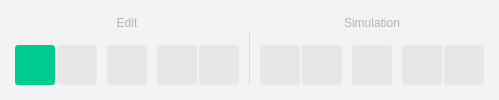
       <widget class="QWidget" name="uTopBar" native="true">
        <property name="sizePolicy">
         <sizepolicy hsizetype="Fixed" vsizetype="Fixed">
          <horstretch>0</horstretch>
          <verstretch>0</verstretch>
         </sizepolicy>
        </property>
        <property name="minimumSize">
         <size>
          <width>0</width>
          <height>0</height>
         </size>
        </property>
        <property name="maximumSize">
         <size>
          <width>16777215</width>
          <height>16777215</height>
         </size>
        </property>
        <property name="styleSheet">
         <string notr="true">QWidget {
        background: rgba(242, 242, 242, 242);
        border-radius: 3px;
}

QWidget:hover {
        background: rgb(242, 242, 242);
}

QPushButton {
        background: rgba(0, 0, 0, 13);
        padding: 5px;
        margin: 0;
        font: 12pt &quot;Source Sans Pro&quot;;
        border: none;
        border-radius: 3px;
}

QPushButton:hover {
        background: rgb(220, 220, 220);
}

QPushButton:pressed {
        background: rgb(200, 200, 200);
}

QPushButton:checked {
        background: rgb(0, 204, 143);
}

QToolTip
{
    background: rgb(242, 242, 242);
    color: rgb(0, 45, 50);
    border: none;
    font-family: 'Source Sans Pro';
    font-size: 14px;
}</string>
        </property>
        <layout class="QGridLayout" name="gridLayout_5">
         <property name="leftMargin">
          <number>15</number>
         </property>
         <property name="topMargin">
          <number>5</number>
         </property>
         <property name="rightMargin">
          <number>15</number>
         </property>
         <property name="bottomMargin">
          <number>15</number>
         </property>
         <property name="spacing">
          <number>0</number>
         </property>
         <item row="1" column="0">
          <widget class="IconToolButton" name="uEditButton">
           <property name="minimumSize">
            <size>
             <width>40</width>
             <height>40</height>
            </size>
           </property>
           <property name="maximumSize">
            <size>
             <width>40</width>
             <height>40</height>
            </size>
           </property>
           <property name="toolTip">
            <string>Edit tool [Esc]</string>
           </property>
           <property name="styleSheet">
            <string notr="true"/>
           </property>
           <property name="text">
            <string/>
           </property>
           <property name="icon">
            <iconset resource="resources.qrc">
             <normaloff>:/images/icons/edit_icon.png</normaloff>:/images/icons/edit_icon.png</iconset>
           </property>
           <property name="iconSize">
            <size>
             <width>22</width>
             <height>22</height>
            </size>
           </property>
           <property name="checkable">
            <bool>true</bool>
           </property>
           <property name="checked">
            <bool>true</bool>
           </property>
           <attribute name="buttonGroup">
            <string notr="true">uEditToolButtonGroup</string>
           </attribute>
          </widget>
         </item>
         <item row="1" column="11">
          <spacer name="horizontalSpacer_10">
           <property name="orientation">
            <enum>Qt::Horizontal</enum>
           </property>
           <property name="sizeType">
            <enum>QSizePolicy::Fixed</enum>
           </property>
           <property name="sizeHint" stdset="0">
            <size>
             <width>10</width>
             <height>20</height>
            </size>
           </property>
          </spacer>
         </item>
         <item row="1" column="6">
          <widget class="IconToolButton" name="uUndoButton">
           <property name="enabled">
            <bool>false</bool>
           </property>
           <property name="minimumSize">
            <size>
             <width>40</width>
             <height>40</height>
            </size>
           </property>
           <property name="maximumSize">
            <size>
             <width>40</width>
             <height>40</height>
            </size>
           </property>
           <property name="toolTip">
            <string>Undo [Ctrl+Z]</string>
           </property>
           <property name="styleSheet">
            <string notr="true">/*IconToolButton {
        background: rgb(0, 39, 43);
}

IconToolButton:pressed {
        background: rgb(0, 18, 20);
}*/</string>
           </property>
           <property name="text">
            <string/>
           </property>
           <property name="icon">
            <iconset resource="resources.qrc">
             <normaloff>:/images/icons/edit_icon.png</normaloff>:/images/icons/edit_icon.png</iconset>
           </property>
           <property name="iconSize">
            <size>
             <width>22</width>
             <height>22</height>
            </size>
           </property>
          </widget>
         </item>
         <item row="1" column="1">
          <spacer name="horizontalSpacer_15">
           <property name="orientation">
            <enum>Qt::Horizontal</enum>
           </property>
           <property name="sizeType">
            <enum>QSizePolicy::Fixed</enum>
           </property>
           <property name="sizeHint" stdset="0">
            <size>
             <width>2</width>
             <height>20</height>
            </size>
           </property>
          </spacer>
         </item>
         <item row="1" column="16">
          <widget class="IconToolButton" name="uStepButton">
           <property name="enabled">
            <bool>false</bool>
           </property>
           <property name="minimumSize">
            <size>
             <width>40</width>
             <height>40</height>
            </size>
           </property>
           <property name="maximumSize">
            <size>
             <width>40</width>
             <height>40</height>
            </size>
           </property>
           <property name="toolTip">
            <string>Step [Alt+Right]</string>
           </property>
           <property name="text">
            <string/>
           </property>
           <property name="icon">
            <iconset resource="resources.qrc">
             <normaloff>:/images/icons/edit_icon.png</normaloff>:/images/icons/edit_icon.png</iconset>
           </property>
           <property name="iconSize">
            <size>
             <width>22</width>
             <height>22</height>
            </size>
           </property>
          </widget>
         </item>
         <item row="1" column="5">
          <spacer name="horizontalSpacer_4">
           <property name="orientation">
            <enum>Qt::Horizontal</enum>
           </property>
           <property name="sizeType">
            <enum>QSizePolicy::Fixed</enum>
           </property>
           <property name="sizeHint" stdset="0">
            <size>
             <width>10</width>
             <height>20</height>
            </size>
           </property>
          </spacer>
         </item>
         <item row="1" column="14">
          <widget class="IconToolButton" name="uResetButton">
           <property name="enabled">
            <bool>false</bool>
           </property>
           <property name="minimumSize">
            <size>
             <width>40</width>
             <height>40</height>
            </size>
           </property>
           <property name="maximumSize">
            <size>
             <width>40</width>
             <height>40</height>
            </size>
           </property>
           <property name="toolTip">
            <string>Reset</string>
           </property>
           <property name="text">
            <string/>
           </property>
           <property name="icon">
            <iconset resource="resources.qrc">
             <normaloff>:/images/icons/edit_icon.png</normaloff>:/images/icons/edit_icon.png</iconset>
           </property>
           <property name="iconSize">
            <size>
             <width>22</width>
             <height>22</height>
            </size>
           </property>
          </widget>
         </item>
         <item row="0" column="0" colspan="9">
          <widget class="QLabel" name="uEditLabel">
           <property name="styleSheet">
            <string notr="true">QLabel {
    color: rgb(180, 180, 180);
    font: 10pt &quot;Source Sans Pro&quot;;
    background: none;
	margin-bottom: 5px;
}</string>
           </property>
           <property name="text">
            <string>Edit</string>
           </property>
           <property name="alignment">
            <set>Qt::AlignCenter</set>
           </property>
          </widget>
         </item>
         <item row="1" column="13">
          <spacer name="horizontalSpacer_16">
           <property name="orientation">
            <enum>Qt::Horizontal</enum>
           </property>
           <property name="sizeType">
            <enum>QSizePolicy::Fixed</enum>
           </property>
           <property name="sizeHint" stdset="0">
            <size>
             <width>2</width>
             <height>20</height>
            </size>
           </property>
          </spacer>
         </item>
         <item row="1" column="4">
          <widget class="IconToolButton" name="uDeleteButton">
           <property name="minimumSize">
            <size>
             <width>40</width>
             <height>40</height>
            </size>
           </property>
           <property name="maximumSize">
            <size>
             <width>40</width>
             <height>40</height>
            </size>
           </property>
           <property name="toolTip">
            <string>Delete [DEL]</string>
           </property>
           <property name="text">
            <string/>
           </property>
           <property name="icon">
            <iconset resource="resources.qrc">
             <normaloff>:/images/icons/edit_icon.png</normaloff>:/images/icons/edit_icon.png</iconset>
           </property>
           <property name="iconSize">
            <size>
             <width>22</width>
             <height>22</height>
            </size>
           </property>
          </widget>
         </item>
         <item row="1" column="9">
          <spacer name="horizontalSpacer_5">
           <property name="orientation">
            <enum>Qt::Horizontal</enum>
           </property>
           <property name="sizeType">
            <enum>QSizePolicy::Fixed</enum>
           </property>
           <property name="sizeHint" stdset="0">
            <size>
             <width>10</width>
             <height>20</height>
            </size>
           </property>
          </spacer>
         </item>
         <item row="1" column="7">
          <spacer name="horizontalSpacer_6">
           <property name="orientation">
            <enum>Qt::Horizontal</enum>
           </property>
           <property name="sizeType">
            <enum>QSizePolicy::Fixed</enum>
           </property>
           <property name="sizeHint" stdset="0">
            <size>
             <width>2</width>
             <height>20</height>
            </size>
           </property>
          </spacer>
         </item>
         <item row="1" column="19">
          <spacer name="horizontalSpacer_17">
           <property name="orientation">
            <enum>Qt::Horizontal</enum>
           </property>
           <property name="sizeType">
            <enum>QSizePolicy::Fixed</enum>
           </property>
           <property name="sizeHint" stdset="0">
            <size>
             <width>2</width>
             <height>20</height>
            </size>
           </property>
          </spacer>
         </item>
         <item row="1" column="8">
          <widget class="IconToolButton" name="uRedoButton">
           <property name="enabled">
            <bool>false</bool>
           </property>
           <property name="minimumSize">
            <size>
             <width>40</width>
             <height>40</height>
            </size>
           </property>
           <property name="maximumSize">
            <size>
             <width>40</width>
             <height>40</height>
            </size>
           </property>
           <property name="toolTip">
            <string>Redo [Ctrl+Y]</string>
           </property>
           <property name="styleSheet">
            <string notr="true">/*IconToolButton {
        background: rgb(0, 39, 43);
}

IconToolButton:pressed {
        background: rgb(0, 18, 20);
}*/</string>
           </property>
           <property name="text">
            <string/>
           </property>
           <property name="icon">
            <iconset resource="resources.qrc">
             <normaloff>:/images/icons/edit_icon.png</normaloff>:/images/icons/edit_icon.png</iconset>
           </property>
           <property name="iconSize">
            <size>
             <width>22</width>
             <height>22</height>
            </size>
           </property>
          </widget>
         </item>
         <item row="1" column="18">
          <widget class="IconToolButton" name="uRunButton">
           <property name="enabled">
            <bool>false</bool>
           </property>
           <property name="minimumSize">
            <size>
             <width>40</width>
             <height>40</height>
            </size>
           </property>
           <property name="maximumSize">
            <size>
             <width>40</width>
             <height>40</height>
            </size>
           </property>
           <property name="toolTip">
            <string>Run</string>
           </property>
           <property name="text">
            <string/>
           </property>
           <property name="icon">
            <iconset resource="resources.qrc">
             <normaloff>:/images/icons/play_icon.png</normaloff>:/images/icons/play_icon.png</iconset>
           </property>
           <property name="iconSize">
            <size>
             <width>22</width>
             <height>22</height>
            </size>
           </property>
           <property name="checkable">
            <bool>true</bool>
           </property>
           <property name="checked">
            <bool>false</bool>
           </property>
           <attribute name="buttonGroup">
            <string notr="true">uSimulationButtonGroup</string>
           </attribute>
          </widget>
         </item>
         <item row="0" column="12" colspan="9">
          <widget class="QLabel" name="uSimulationLabel">
           <property name="styleSheet">
            <string notr="true">QLabel {
    color: rgb(180, 180, 180);
    font: 10pt &quot;Source Sans Pro&quot;;
    background: none;
	margin-bottom: 5px;
}</string>
           </property>
           <property name="text">
            <string>Simulation</string>
           </property>
           <property name="alignment">
            <set>Qt::AlignCenter</set>
           </property>
          </widget>
         </item>
         <item row="1" column="2">
          <widget class="IconToolButton" name="uWiringButton">
           <property name="minimumSize">
            <size>
             <width>40</width>
             <height>40</height>
            </size>
           </property>
           <property name="maximumSize">
            <size>
             <width>40</width>
             <height>40</height>
            </size>
           </property>
           <property name="toolTip">
            <string>Wiring tool</string>
           </property>
           <property name="styleSheet">
            <string notr="true">/*IconToolButton:!checked {
        background: rgb(0, 39, 43);
}*/</string>
           </property>
           <property name="text">
            <string/>
           </property>
           <property name="icon">
            <iconset resource="resources.qrc">
             <normaloff>:/images/icons/wire_icon.png</normaloff>:/images/icons/wire_icon.png</iconset>
           </property>
           <property name="iconSize">
            <size>
             <width>22</width>
             <height>22</height>
            </size>
           </property>
           <property name="checkable">
            <bool>true</bool>
           </property>
           <attribute name="buttonGroup">
            <string notr="true">uEditToolButtonGroup</string>
           </attribute>
          </widget>
         </item>
         <item row="1" column="12">
          <widget class="IconToolButton" name="uStartButton">
           <property name="minimumSize">
            <size>
             <width>40</width>
             <height>40</height>
            </size>
           </property>
           <property name="maximumSize">
            <size>
             <width>40</width>
             <height>40</height>
            </size>
           </property>
           <property name="toolTip">
            <string>Start [Alt+Return]</string>
           </property>
           <property name="text">
            <string/>
           </property>
           <property name="icon">
            <iconset resource="resources.qrc">
             <normaloff>:/images/icons/edit_icon.png</normaloff>:/images/icons/edit_icon.png</iconset>
           </property>
           <property name="iconSize">
            <size>
             <width>22</width>
             <height>22</height>
            </size>
           </property>
           <property name="checkable">
            <bool>true</bool>
           </property>
          </widget>
         </item>
         <item row="0" column="10" rowspan="2" alignment="Qt::AlignBottom">
          <widget class="QWidget" name="uSeparatorLine" native="true">
           <property name="minimumSize">
            <size>
             <width>1</width>
             <height>54</height>
            </size>
           </property>
           <property name="maximumSize">
            <size>
             <width>1</width>
             <height>54</height>
            </size>
           </property>
           <property name="styleSheet">
            <string notr="true">QWidget {
        background: rgb(220, 220, 220);
        margin: 0;
}</string>
           </property>
          </widget>
         </item>
         <item row="1" column="15">
          <spacer name="horizontalSpacer_7">
           <property name="orientation">
            <enum>Qt::Horizontal</enum>
           </property>
           <property name="sizeType">
            <enum>QSizePolicy::Fixed</enum>
           </property>
           <property name="sizeHint" stdset="0">
            <size>
             <width>10</width>
             <height>20</height>
            </size>
           </property>
          </spacer>
         </item>
         <item row="1" column="17">
          <spacer name="horizontalSpacer_8">
           <property name="orientation">
            <enum>Qt::Horizontal</enum>
           </property>
           <property name="sizeType">
            <enum>QSizePolicy::Fixed</enum>
           </property>
           <property name="sizeHint" stdset="0">
            <size>
             <width>10</width>
             <height>20</height>
            </size>
           </property>
          </spacer>
         </item>
         <item row="1" column="20">
          <widget class="IconToolButton" name="uPauseButton">
           <property name="enabled">
            <bool>false</bool>
           </property>
           <property name="minimumSize">
            <size>
             <width>40</width>
             <height>40</height>
            </size>
           </property>
           <property name="maximumSize">
            <size>
             <width>40</width>
             <height>40</height>
            </size>
           </property>
           <property name="toolTip">
            <string>Pause</string>
           </property>
           <property name="text">
            <string/>
           </property>
           <property name="icon">
            <iconset resource="resources.qrc">
             <normaloff>:/images/icons/edit_icon.png</normaloff>:/images/icons/edit_icon.png</iconset>
           </property>
           <property name="iconSize">
            <size>
             <width>22</width>
             <height>22</height>
            </size>
           </property>
           <property name="checkable">
            <bool>true</bool>
           </property>
           <attribute name="buttonGroup">
            <string notr="true">uSimulationButtonGroup</string>
           </attribute>
          </widget>
         </item>
         <item row="1" column="3">
          <spacer name="horizontalSpacer_2">
           <property name="orientation">
            <enum>Qt::Horizontal</enum>
           </property>
           <property name="sizeType">
            <enum>QSizePolicy::Fixed</enum>
           </property>
           <property name="sizeHint" stdset="0">
            <size>
             <width>10</width>
             <height>20</height>
            </size>
           </property>
          </spacer>
         </item>
        </layout>
       </widget>
